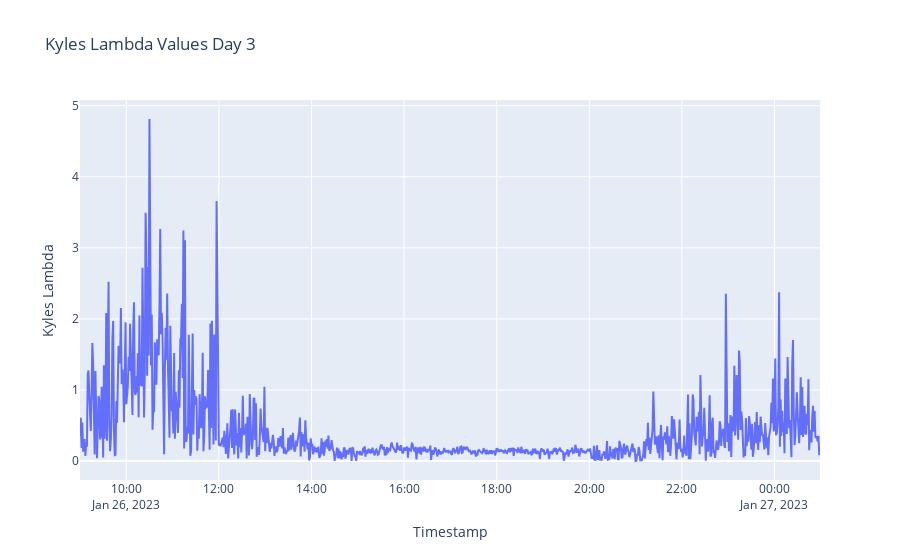

Notebook cell for this chart:
### Markdown cell above
### Day 3

### Code cell
#DAY 3
df_day_3 = pd.read_csv('../School/Project_1/day_3.csv')
df_day_3['timestamp'] = pd.to_datetime(df_day_3['timestamp'], format='mixed')
df_day_3.set_index('timestamp', inplace=True)

#group by 1 min and calculate lambda  
df_resampled = df_day_3.resample('T')
df = df_resampled.apply(lambda df: (df['price'] * df['size']).sum() / (df['size']**2).sum())

#reindex results in new dataframe 
lambda_3 = df.reset_index().rename(columns={0: 'lambda'})
#lambda_2.head()

#plot day 3
fig = px.line(lambda_3, x='timestamp', y='lambda',
              labels={'timestamp': 'Timestamp', 'lambda': 'Kyles Lambda'}, 
              title='Kyles Lambda Values Day 3')
fig.show()

### Figure 1 — Plotly figure (JSON) as saved in the notebook; plotly's stock layout.template omitted (floating-point values rounded to 4 significant figures; data arrays with more than 128 entries replaced by an {"elided": "..."} marker saying what was removed)
{"data": [{"hovertemplate": "Timestamp=%{x}<br>Kyles Lambda=%{y}<extra></extra>", "legendgroup": "", "line": {"color": "#636efa", "dash": "solid"}, "marker": {"symbol": "circle"}, "mode": "lines", "name": "", "orientation": "v", "showlegend": false, "type": "scatter", "x": {"elided": "960 str values"}, "xaxis": "x", "y": {"elided": "960 float values"}, "yaxis": "y"}], "layout": {"autosize": true, "legend": {"tracegroupgap": 0}, "title": {"text": "Kyles Lambda Values Day 3"}, "xaxis": {"anchor": "y", "autorange": true, "domain": [0, 1], "range": ["2023-01-26 09:00", "2023-01-27 00:59"], "title": {"text": "Timestamp"}, "type": "date"}, "yaxis": {"anchor": "x", "autorange": true, "domain": [0, 1], "range": [-0.2673, 5.08], "title": {"text": "Kyles Lambda"}, "type": "linear"}}}
